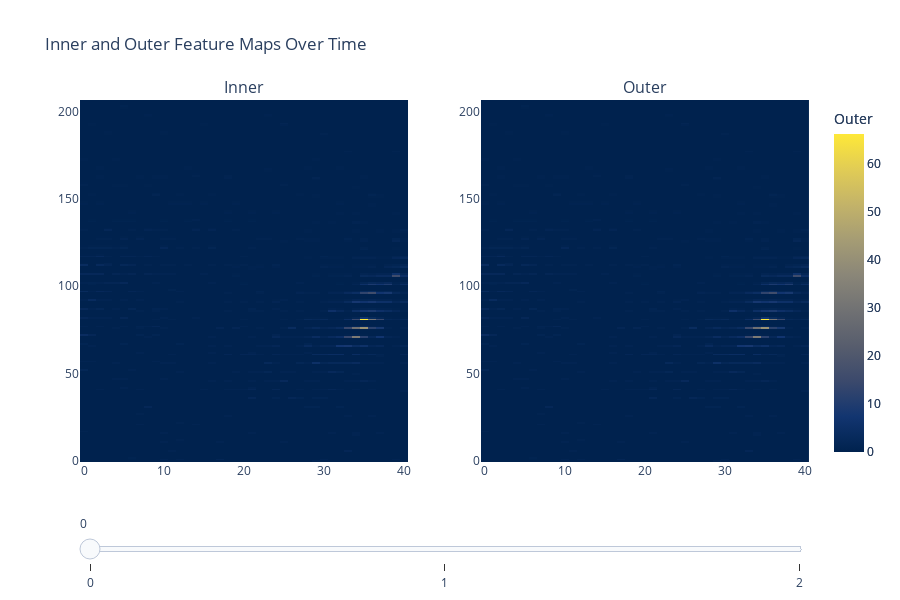

Here is the notebook cell this chart was saved with:
### Code cell
import plotly.graph_objects as go
from plotly.subplots import make_subplots

def plot_inner_outer_slider(inner, outer):
    """
    Visualize inner and outer arrays side-by-side with a slider to control timestep.
    inner: np array of shape (3, 207, 41)
    outer: np array of shape (3, 207, 41)
    """
    frames = []
    for t in range(inner.shape[0]):
        frames.append(go.Frame(
            data=[
                go.Heatmap(z=inner[t], colorscale='Cividis', colorbar=dict(title='Inner'), zmin=inner.min(), zmax=inner.max()),
                go.Heatmap(z=outer[t], colorscale='Cividis', colorbar=dict(title='Outer'), zmin=outer.min(), zmax=outer.max())
            ],
            name=str(t)
        ))

    fig = make_subplots(rows=1, cols=2,
                        subplot_titles=("Inner", "Outer"),
                        horizontal_spacing=0.1,
                        specs=[[{"type": "heatmap"}, {"type": "heatmap"}]])

    fig.add_trace(frames[0].data[1], row=1, col=1)  # inner heatmap (first trace of frame)
    fig.add_trace(frames[0].data[1], row=1, col=2)  # outer heatmap (second trace of frame)

    # Slider steps
    steps = []
    for i in range(len(frames)):
        steps.append(dict(
            method="animate",
            args=[[str(i)], 
                  dict(mode="immediate", frame=dict(duration=500, redraw=True), transition=dict(duration=0))],
            label=str(i)
        ))

    sliders = [dict(
        active=0,
        pad={"t": 50},
        steps=steps
    )]

    fig.update_layout(
        title="Inner and Outer Feature Maps Over Time",
        sliders=sliders,
        height=600,
        width=900
    )

    fig.frames = frames

    fig.show()

example = 15

plot_inner_outer_slider(resized_data[example][0],
                        resized_data[example][1])

### Figure 1 — Plotly figure (JSON) as saved in the notebook; plotly's stock layout.template omitted (floating-point values rounded to 4 significant figures; data arrays with more than 128 entries replaced by an {"elided": "..."} marker saying what was removed)
{"data": [{"colorbar": {"title": {"text": "Outer"}}, "colorscale": [[0, "#00224e"], [0.1111, "#123570"], [0.2222, "#3b496c"], [0.3333, "#575d6d"], [0.4444, "#707173"], [0.5556, "#8a8678"], [0.6667, "#a59c74"], [0.7778, "#c3b369"], [0.8889, "#e1cc55"], [1, "#fee838"]], "type": "heatmap", "xaxis": "x", "yaxis": "y", "z": {"elided": "207x41 float values"}, "zmax": 66.26, "zmin": 0}, {"colorbar": {"title": {"text": "Outer"}}, "colorscale": [[0, "#00224e"], [0.1111, "#123570"], [0.2222, "#3b496c"], [0.3333, "#575d6d"], [0.4444, "#707173"], [0.5556, "#8a8678"], [0.6667, "#a59c74"], [0.7778, "#c3b369"], [0.8889, "#e1cc55"], [1, "#fee838"]], "type": "heatmap", "xaxis": "x2", "yaxis": "y2", "z": {"elided": "207x41 float values"}, "zmax": 66.26, "zmin": 0}], "layout": {"annotations": [{"font": {"size": 16}, "showarrow": false, "text": "Inner", "x": 0.225, "xanchor": "center", "xref": "paper", "y": 1, "yanchor": "bottom", "yref": "paper"}, {"font": {"size": 16}, "showarrow": false, "text": "Outer", "x": 0.775, "xanchor": "center", "xref": "paper", "y": 1, "yanchor": "bottom", "yref": "paper"}], "height": 600, "sliders": [{"active": 0, "pad": {"t": 50}, "steps": [{"args": [["0"], {"frame": {"duration": 500, "redraw": true}, "mode": "immediate", "transition": {"duration": 0}}], "label": "0", "method": "animate"}, {"args": [["1"], {"frame": {"duration": 500, "redraw": true}, "mode": "immediate", "transition": {"duration": 0}}], "label": "1", "method": "animate"}, {"args": [["2"], {"frame": {"duration": 500, "redraw": true}, "mode": "immediate", "transition": {"duration": 0}}], "label": "2", "method": "animate"}]}], "title": {"text": "Inner and Outer Feature Maps Over Time"}, "width": 900, "xaxis": {"anchor": "y", "domain": [0, 0.45]}, "xaxis2": {"anchor": "y2", "domain": [0.55, 1]}, "yaxis": {"anchor": "x", "domain": [0, 1]}, "yaxis2": {"anchor": "x2", "domain": [0, 1]}}}
